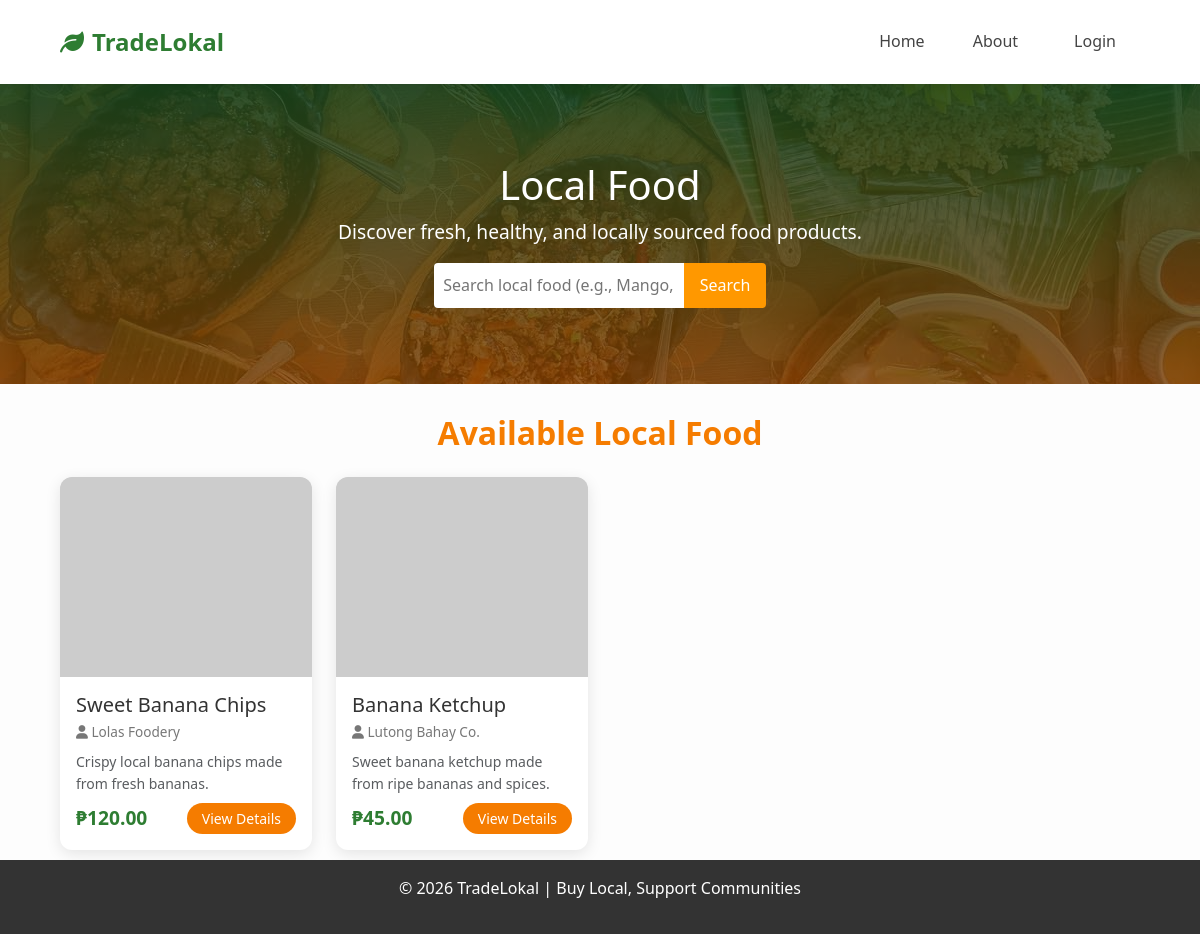
Screenshot of /food.php with the database file from the repository.
### tables this page shows
CREATE TABLE IF NOT EXISTS `products` (
  `id` INT UNSIGNED NOT NULL AUTO_INCREMENT,
  `name` VARCHAR(255) NOT NULL,
  `category` VARCHAR(100) NOT NULL,
  `seller` VARCHAR(255) NOT NULL,
  `owner_id` INT UNSIGNED NULL DEFAULT NULL,
  `price` DECIMAL(10,2) NOT NULL DEFAULT 0.00,
  `image_url` VARCHAR(255) NOT NULL DEFAULT '',
  `description` TEXT NOT NULL,
  `created_at` TIMESTAMP NOT NULL DEFAULT CURRENT_TIMESTAMP,
  PRIMARY KEY (`id`),
  KEY `idx_products_owner` (`owner_id`),
  CONSTRAINT `fk_products_owner` FOREIGN KEY (`owner_id`) REFERENCES `users` (`id`) ON DELETE SET NULL
);

### food.php (the view, shortened to what this page needs)
<?php
$mysqli = getDb();
$category = 'Food';
$stmt = $mysqli->prepare('SELECT * FROM products WHERE category = ? ORDER BY created_at DESC');
$stmt->bind_param('s', $category);
$stmt->execute();
$result = $stmt->get_result();
$products = $result->fetch_all(MYSQLI_ASSOC);
?>
<!DOCTYPE html>
<html lang="en">
<head>
  <link href="https://cdn.jsdelivr.net/npm/bootstrap@5.3.0/dist/css/bootstrap.min.css" rel="stylesheet">
  <link rel="stylesheet" href="https://cdnjs.cloudflare.com/ajax/libs/font-awesome/6.0.0/css/all.min.css">
  <link rel="stylesheet" href="style.css">
</head>
<body class="local-food">
  <nav class="navbar navbar-expand-lg sticky-top">
    <div class="container">
      <a class="navbar-brand" href="index.php"><i class="fas fa-leaf me-2"></i>TradeLokal</a>
      <div class="collapse navbar-collapse" id="navbarNav">
        <ul class="navbar-nav ms-auto">
          <li class="nav-item"><a class="nav-link active" href="index.php">Home</a></li>
          <li class="nav-item"><a class="nav-link" href="about.html">About</a></li>
          <li class="nav-item"><a class="nav-link btn btn-sm btn-outline-success ms-2" href="login.php">Login</a></li>
        </ul>
      </div>
    </div>
  </nav>
  <header class="hero">
    <div class="hero-text">
      <h1>Local Food</h1>
      <p>Discover fresh, healthy, and locally sourced food products.</p>
      <div class="search-bar">
        <input type="text" id="categorySearchInput" placeholder="Search local food (e.g., Mango, Rice)...">
        <button class="search-btn">Search</button>
      </div>
    </div>
  </header>
  <section class="products">
    <div class="container">
      <h2 class="text-center mb-4 fw-bold" style="color: var(--primary-orange);">Available Local Food</h2>
      <div class="row g-4" id="product-list">
        <?php if (empty($products)): ?>
          <div class="col-12 text-center">
            <p class="lead text-muted">No products available in this category yet.</p>
          </div>
        <?php else: ?>
          <?php foreach ($products as $product): ?>
            <div class="col-md-6 col-lg-3 product-item card-container"
              data-name="<?php echo htmlspecialchars(strtolower($product['name']), ENT_QUOTES); ?>">
              <div class="product-card">
                <img src="<?php echo htmlspecialchars($product['image_url'], ENT_QUOTES); ?>"
                  alt="<?php echo htmlspecialchars($product['name'], ENT_QUOTES); ?>" class="product-img">
                <div class="p-3">
                  <h5 class="mb-1"><?php echo htmlspecialchars($product['name'], ENT_QUOTES); ?></h5>
                  <p class="seller-tag mb-2"><i class="fas fa-user"></i>
                    <?php echo htmlspecialchars($product['seller'], ENT_QUOTES); ?></p>
                  <p class="small text-muted mb-2"><?php echo htmlspecialchars($product['description'], ENT_QUOTES); ?></p>
                  <div class="d-flex justify-content-between align-items-center">
                    <span class="product-price">₱<?php echo number_format($product['price'], 2); ?></span>
                    <a href="product-detail.php?id=<?php echo $product['id']; ?>" class="btn btn-sm btn-orange">View
                      Details</a>
                  </div>
                </div>
              </div>
            </div>
          <?php endforeach; ?>
        <?php endif; ?>
      </div>
    </div>
  </section>
  <footer>
    <p>&copy; 2026 TradeLokal | Buy Local, Support Communities</p>
  </footer>
</body>
</html>

### style.css (style rules this page uses)
:root { --primary-green: #2e7d32; --light-green: #e8f5e9; --primary-orange: #f57c00; --soft-shadow: 0 4px 15px rgba(0, 0, 0, 0.1); --card-radius: 12px; }
* { margin: 0; padding: 0; box-sizing: border-box; }
html { min-height: 100%; }
body { display: flex; flex-direction: column; min-height: 100vh; font-family: "Segoe UI", Tahoma, Geneva, Verdana, sans-serif; color: #333; background-color: #f9f9f9; }
.navbar { box-shadow: 0 2px 10px rgba(0, 0, 0, 0.05); background-color: white; }
.navbar-brand { font-weight: 800; color: var(--primary-green) !important; font-size: 1.5rem; }
.nav-link { font-weight: 500; color: #444 !important; }
.product-card { border: none; border-radius: var(--card-radius); overflow: hidden; background: white; box-shadow: var(--soft-shadow); transition: all 0.3s ease; height: 100%; }
.product-img { width: 100%; height: auto; object-fit: cover; background-color: #eee; }
.product-price { color: var(--primary-green); font-weight: bold; font-size: 1.2rem; }
.seller-tag { font-size: 0.85rem; color: #777; }
.btn-orange { background-color: var(--primary-orange); color: white; border: none; border-radius: 20px; padding: 5px 15px; }
footer { background-color: #1b5e20; color: white; padding: 40px 0 20px; margin-top: auto; }
* { margin: 0; padding: 0; box-sizing: border-box; font-family: "Segoe UI", Arial, sans-serif; }
body.local-food { background-color: #fdfdfd; color: #333; line-height: 1.6; }
.container { max-width: 1100px; margin: 0 auto; padding: 10px; }
.card-container { display: flex; justify-content: space-evenly; }
.products h2 { margin-top: 20px; }
nav { box-shadow: 0 2px 10px rgba(0, 0, 0, 0.05); background: white; padding: 1rem; }
nav .navbar-brand { font-weight: 800; color: var(--primary-green) !important; font-size: 1.5rem; }
nav ul { display: flex; justify-content: center; list-style: none; }
nav ul li { margin: 0 1rem; }
nav ul li a { color: #fff; text-decoration: none; font-weight: bold; transition: color 0.3s ease; }
.hero { background: linear-gradient(rgba(46, 125, 50, 0.8), rgba(245, 124, 0, 0.7)), url(local\ food.jpg) no-repeat; background-size: cover; background-position: center; color: white; padding: 100px 0; text-align: center; height: 300px; background-size: cover; background-position: center; display: flex; align-items: center; justify-content: center; text-align: center; color: #fff; position: relative; }
.hero::after { content: ""; position: absolute; top: 0; left: 0; width: 100%; height: 100%; background: rgba(0, 0, 0, 0.4); }
.hero-text { position: relative; z-index: 1; }
.hero h1 { font-size: 2.5rem; margin-bottom: 0.5rem; }
.hero p { font-size: 1.2rem; margin-bottom: 1rem; }
.search-bar { display: flex; justify-content: center; }
.search-bar input { padding: 0.6rem; border: none; border-radius: 4px 0 0 4px; width: 250px; }
.search-btn { background: #ff9800; color: #fff; border: none; padding: 0.6rem 1rem; border-radius: 0 4px 4px 0; cursor: pointer; transition: background 0.3s ease; }
.product-img { width: 100%; height: 200px; object-fit: cover; background-color: #eee; }
footer { background: #333; color: #fff; text-align: center; padding: 1rem; margin-top: auto; }

### rows the page displays
products: name "Sweet Banana Chips", seller "Lolas Foodery", description "Crispy local banana chips made from fresh bananas.", price "120.00"
products: name "Banana Ketchup", seller "Lutong Bahay Co.", description "Sweet banana ketchup made from ripe bananas and spices.", price "45.00"
